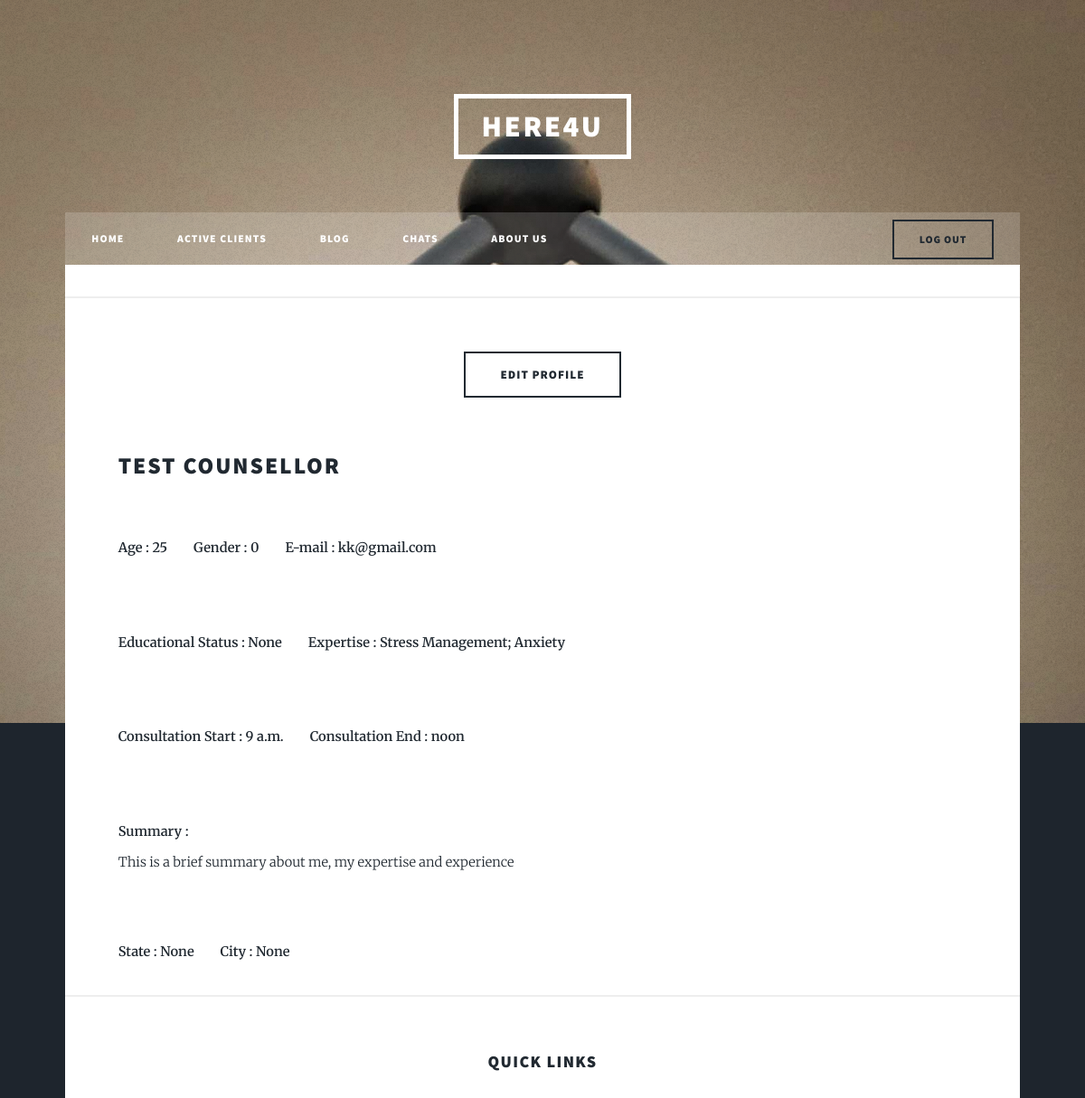
/my-profile/ (signed in, upper part), run on an earlier commit of the app's database.
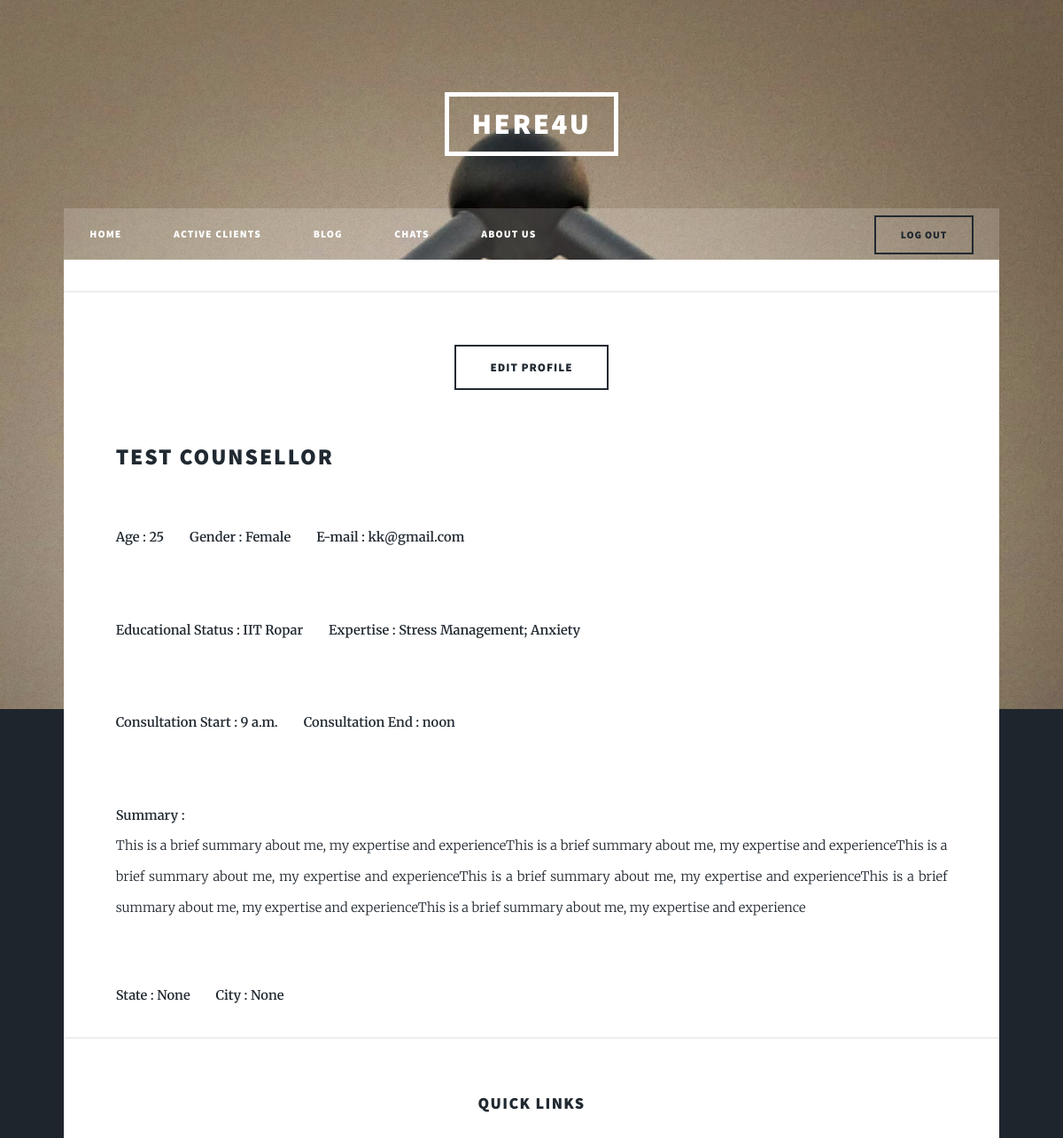
And on a later commit of the database.
### client/models.py (models this page shows, shortened)
class Counsellordata(models.Model):
    User = models.OneToOneField(User,on_delete=models.SET_NULL, null=True, blank=True)
    Name = models.CharField(max_length=100)
    Gender=models.CharField(max_length=32,choices=[('Male','Male'),('Female','Female'),('Others','Others')])
    Age=models.IntegerField(blank = True,null=True)
    Profile_pic = models.FileField(blank=True,null=True)
    Email=models.EmailField()
    State=models.CharField(max_length=50,blank=True,null=True)
    City=models.CharField(max_length=50,blank=True,null=True)
    Education=models.CharField(max_length=300,blank = True,null=True)
    Expertise = models.CharField(max_length=200,blank=True,null=True)
    Summary = models.CharField(max_length=1000,blank=True,null=True)
    Consultation_start = models.TimeField(null=True,auto_now=False, auto_now_add=False)
    Consultation_end = models.TimeField(null=True,auto_now=False, auto_now_add=False)

### client/views.py (the view)
# urls.py: path('my-profile/',views.myProfile,name="my-profile"),
@login_required
def myProfile(request):
    user_check = True
    if request.user.is_authenticated:
        coun = Counsellordata.objects.all().filter(User=request.user)
        if coun:
            user_check = False
    userDescription = Description.objects.filter(User=request.user)
    profData = None
    if user_check:
        profData = Clientdata.objects.get(User=request.user)
    else:
        profData = Counsellordata.objects.get(User=request.user)
    if userDescription:
        userDescription = userDescription[0]
    if user_check:
        return render(request,'client/my-profile-client.html',{"client":user_check,"description":userDescription,"profData":profData})
    else:
        return render(request,'client/my-profile-counsellor.html',{"client":user_check,"profData":profData})

### client/templates/client/my-profile-counsellor.html (shortened to what this page needs)
{%extends "client/base.html"%}
{%block home_state%}<li >{%endblock%}
{%if client%}}
{%block talk_state%}<li>{%endblock%}
{%block session_state%}<li>{%endblock%}
{%else%}
{%block active_state%}<li>{%endblock%}
{%endif%}
{%block blog_state%}<li>{%endblock%}
{%block message_state%}<li>{%endblock%}
{%block about_state%}<li>{%endblock%}
{%block content%}
<br>
	<div>
		<header class="major">
        <ul class="actions">
            <li><a href="{% url 'edit-profile-counsellor' %}" class="button big">Edit Profile</a></li>
        </ul>
	</header>
	<h2>{{profData.Name}}</h2>
	<br>
	<b>Age : {{profData.Age}}
	&ensp;&ensp;&ensp;
	Gender : {{profData.Gender}}
	&ensp;&ensp;&ensp;
	E-mail : {{profData.Email}}</b>
	<br><br><br>
	<b>
	Educational Status : {{profData.Education}}
	&ensp;&ensp;&ensp;
	Expertise : {{profData.Expertise}}</b>
	<br><br><br>
	<b>
	Consultation Start : {{profData.Consultation_start}}
	&ensp;&ensp;&ensp;
	Consultation End : {{profData.Consultation_end}}</b>
	<br><br><br>
	<b>
	Summary :</b> <p>{{profData.Summary}}</p>
	<br>
	<b>
	State : {{profData.State}}
	&ensp;&ensp;&ensp;
	City : {{profData.City}}</b>
	</div>
{%endblock%}

What changed in the data, as far as the page shows it:
changed Counsellordata "TEST COUNSELLOR": Gender "0" → "Female"; Education "None" → "IIT Ropar"; Summary "This is a brief summary about me, my expertise and experience" → "…me, my expertise and experienceThis is a brief summary about me, my expertise and experienceThis is a brief summary about me, my expertise and experienceThis is a brief summary about me, my expertise and experienceThis is a brief summary about me, my expertise and experienceThis is a brief summary about me, my expertise and experience"
